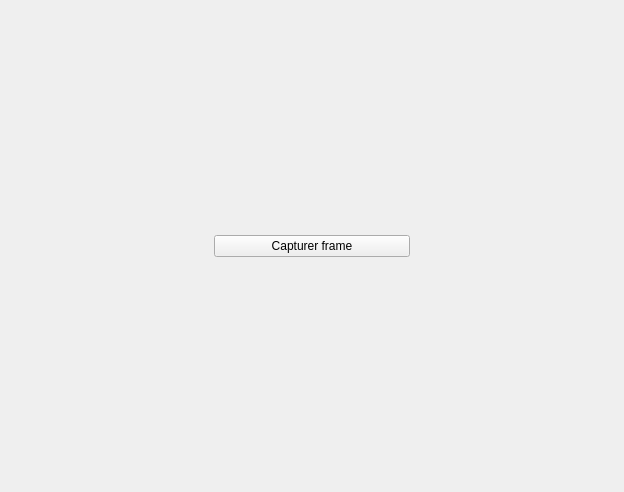
<?xml version="1.0" encoding="UTF-8"?>
<ui version="4.0">
 <class>WebcamWidget</class>
 <widget class="QWidget" name="WebcamWidget">
  <property name="geometry">
   <rect>
    <x>0</x>
    <y>0</y>
    <width>624</width>
    <height>492</height>
   </rect>
  </property>
  <property name="windowTitle">
   <string>WebcamWidget</string>
  </property>
  <layout class="QHBoxLayout" name="horizontalLayout">
   <item>
    <widget class="QLabel" name="label_2">
     <property name="autoFillBackground">
      <bool>true</bool>
     </property>
     <property name="text">
      <string/>
     </property>
     <property name="alignment">
      <set>Qt::AlignCenter</set>
     </property>
    </widget>
   </item>
   <item>
    <widget class="QPushButton" name="webcamCapture">
     <property name="text">
      <string>Capturer frame</string>
     </property>
    </widget>
   </item>
   <item>
    <widget class="QLabel" name="label">
     <property name="text">
      <string/>
     </property>
    </widget>
   </item>
  </layout>
 </widget>
 <layoutdefault spacing="6" margin="11"/>
 <resources/>
 <connections/>
</ui>
